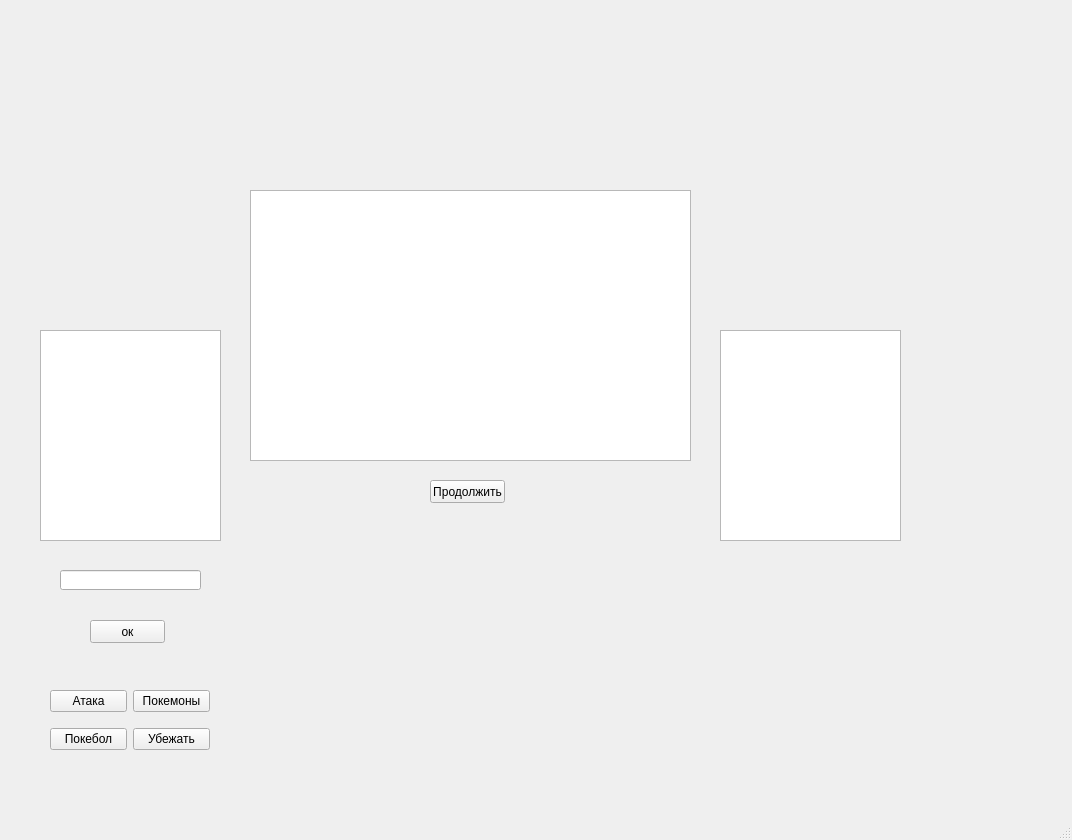
<?xml version="1.0" encoding="UTF-8"?>
<ui version="4.0">
 <class>MainWindow</class>
 <widget class="QMainWindow" name="MainWindow">
  <property name="geometry">
   <rect>
    <x>0</x>
    <y>0</y>
    <width>1072</width>
    <height>840</height>
   </rect>
  </property>
  <property name="windowTitle">
   <string>MainWindow</string>
  </property>
  <widget class="QWidget" name="centralwidget">
   <widget class="QPushButton" name="pushButton_ok">
    <property name="geometry">
     <rect>
      <x>90</x>
      <y>620</y>
      <width>75</width>
      <height>23</height>
     </rect>
    </property>
    <property name="text">
     <string>ок</string>
    </property>
   </widget>
   <widget class="QLineEdit" name="you_attack">
    <property name="geometry">
     <rect>
      <x>60</x>
      <y>570</y>
      <width>141</width>
      <height>20</height>
     </rect>
    </property>
   </widget>
   <widget class="QLabel" name="you_poke">
    <property name="geometry">
     <rect>
      <x>40</x>
      <y>70</y>
      <width>181</width>
      <height>231</height>
     </rect>
    </property>
    <property name="text">
     <string/>
    </property>
   </widget>
   <widget class="QLabel" name="oponent_poke">
    <property name="geometry">
     <rect>
      <x>720</x>
      <y>70</y>
      <width>181</width>
      <height>231</height>
     </rect>
    </property>
    <property name="text">
     <string/>
    </property>
   </widget>
   <widget class="QTextBrowser" name="you_label">
    <property name="geometry">
     <rect>
      <x>40</x>
      <y>330</y>
      <width>181</width>
      <height>211</height>
     </rect>
    </property>
   </widget>
   <widget class="QTextBrowser" name="oponent_label">
    <property name="geometry">
     <rect>
      <x>720</x>
      <y>330</y>
      <width>181</width>
      <height>211</height>
     </rect>
    </property>
   </widget>
   <widget class="QTextBrowser" name="textBrowser">
    <property name="geometry">
     <rect>
      <x>250</x>
      <y>190</y>
      <width>441</width>
      <height>271</height>
     </rect>
    </property>
   </widget>
   <widget class="QPushButton" name="pushButton_next">
    <property name="geometry">
     <rect>
      <x>430</x>
      <y>480</y>
      <width>75</width>
      <height>23</height>
     </rect>
    </property>
    <property name="text">
     <string>Продолжить</string>
    </property>
   </widget>
   <widget class="QWidget" name="gridLayoutWidget">
    <property name="geometry">
     <rect>
      <x>50</x>
      <y>680</y>
      <width>160</width>
      <height>80</height>
     </rect>
    </property>
    <layout class="QGridLayout" name="gridLayout">
     <item row="1" column="0">
      <widget class="QPushButton" name="pushButton_Pokeball">
       <property name="text">
        <string>Покебол</string>
       </property>
      </widget>
     </item>
     <item row="0" column="0">
      <widget class="QPushButton" name="pushButton_Attack">
       <property name="text">
        <string>Атака</string>
       </property>
      </widget>
     </item>
     <item row="0" column="1">
      <widget class="QPushButton" name="pushButton_Pokemon">
       <property name="text">
        <string>Покемоны</string>
       </property>
      </widget>
     </item>
     <item row="1" column="1">
      <widget class="QPushButton" name="pushButton_Run">
       <property name="text">
        <string>Убежать</string>
       </property>
      </widget>
     </item>
    </layout>
   </widget>
  </widget>
  <widget class="QMenuBar" name="menubar">
   <property name="geometry">
    <rect>
     <x>0</x>
     <y>0</y>
     <width>1072</width>
     <height>21</height>
    </rect>
   </property>
  </widget>
  <widget class="QStatusBar" name="statusbar"/>
 </widget>
 <resources/>
 <connections/>
</ui>
